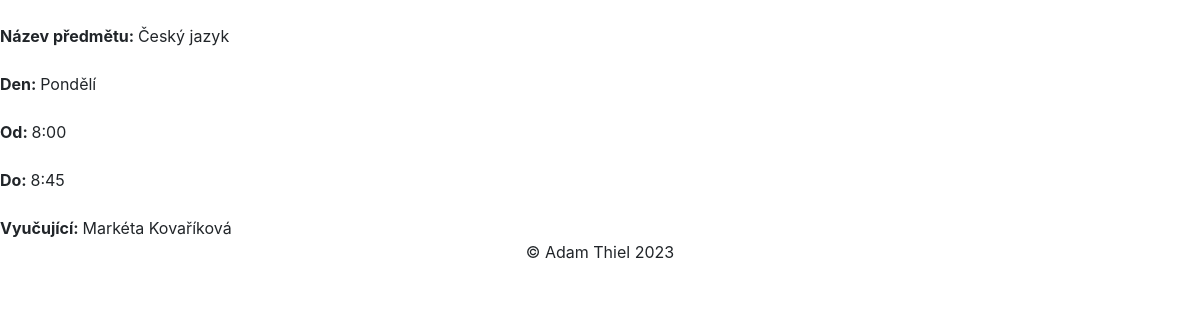
/student/detail_hodiny.php?id=4, run on the app's committed database.
### tables this page shows
CREATE TABLE `hodina` (
  `ID_hodina` int(11) NOT NULL,
  `den` set('Pondělí','Úterý','Středa','Čtvrtek','Pátek') NOT NULL,
  `od` set('8:00','9:00','10:00','11:00','12:00','13:00','14:00','15:00') NOT NULL,
  `do` set('8:45','9:45','10:45','11:45','12:45','13:45','14:45','15:45') NOT NULL,
  `ID_trida` int(11) NOT NULL,
  `ID_predmet` int(11) NOT NULL,
  `ID_ucitel` int(11) NOT NULL
);

CREATE TABLE `predmet` (
  `ID_predmet` int(11) NOT NULL,
  `nazev` varchar(20) NOT NULL,
  `zkratka` varchar(3) NOT NULL
);

CREATE TABLE `ucitel` (
  `ID_ucitel` int(11) NOT NULL,
  `jmeno` varchar(20) NOT NULL,
  `prijmeni` varchar(20) NOT NULL,
  `datum_narozeni` date NOT NULL,
  `email` varchar(30) NOT NULL,
  `heslo` varchar(50) NOT NULL
);

### student/detail_hodiny.php (the view, shortened to what this page needs)
<?php
include_once "../include/db_connect.php";
$id = $_GET['id'];
$sql = "SELECT Predmet.nazev, Hodina.den, Hodina.od, hodina.do, ucitel.jmeno, ucitel.prijmeni from predmet
JOIN Hodina ON Predmet.ID_predmet = hodina.ID_predmet
JOIN Ucitel ON hodina.ID_ucitel = ucitel.ID_ucitel
WHERE hodina.ID_hodina = '$id'";
$result = mysqli_query($conn, $sql);
$zaznamy = mysqli_fetch_all($result, MYSQLI_ASSOC);
?>
<!DOCTYPE html>
<html>
  <head>
    <link rel="stylesheet" href="https://maxcdn.bootstrapcdn.com/bootstrap/4.5.2/css/bootstrap.min.css">
		<link rel="stylesheet" href="../css/hodnoceni.cs">
  </head>
  <body>
<?php
foreach ($zaznamy as $zaznam) {
echo "<br><b>" . "Název předmětu: " . "</b>" . $zaznam['nazev'] . "</br>";
echo "<br><b>" . "Den: " . "</b>" . $zaznam['den'] . "</br>";
echo "<br><b>" . "Od: " . "</b>" . $zaznam['od'] . "</br>";
echo "<br><b>" . "Do: " . "</b>" . $zaznam['do'] . "</br>";
echo "<br><b>" . "Vyučující: " . "</b>" . $zaznam['jmeno'] . " " .$zaznam['prijmeni'] . "</br>";
 }
?>
  </body>
  <footer>
  <p style="padding: 0; margin: 0; text-align: center">&copy Adam Thiel 2023</p>
</footer>
</html>

### data on the page
hodina: ID_predmet.nazev "Český jazyk", den "Pondělí", od "8:00", do "8:45", ID_ucitel.jmeno "Markéta", ID_ucitel.prijmeni "Kovaříková"
